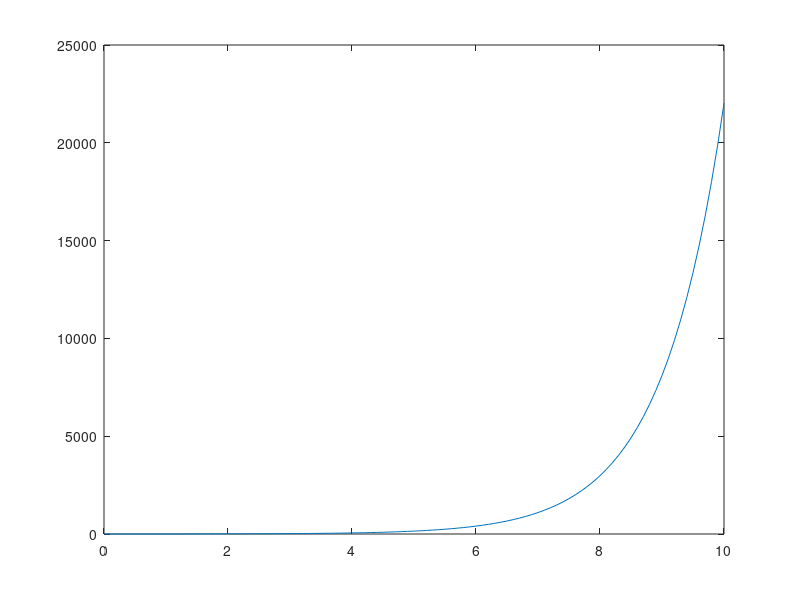
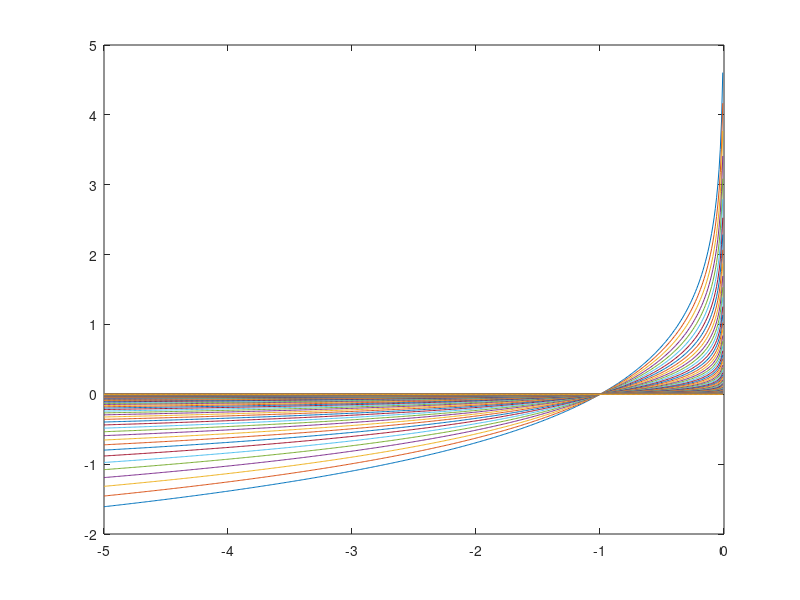
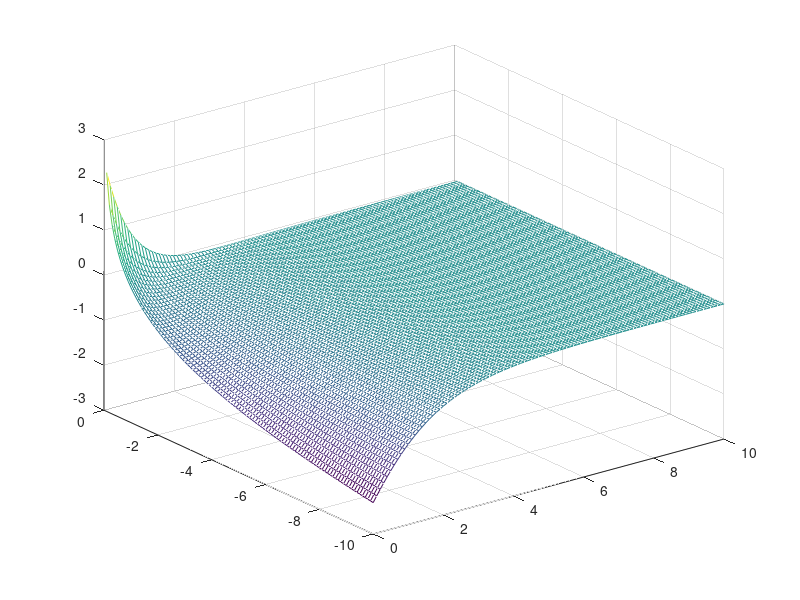

Here is the MATLAB script that generated these plots, in order:
close all
clear

f = -5:0.01:0;
t = 0:0.1:10;
rho = exp(t);
plot(t,rho);
figure
phi = -1./rho'*log(-f);
plot(f,phi);
figure
[x,y] = meshgrid(0:0.1:10,-10:0.1:0);
pof = -1./exp(x).*log(-exp(x).*y);
mesh(x,y,pof)